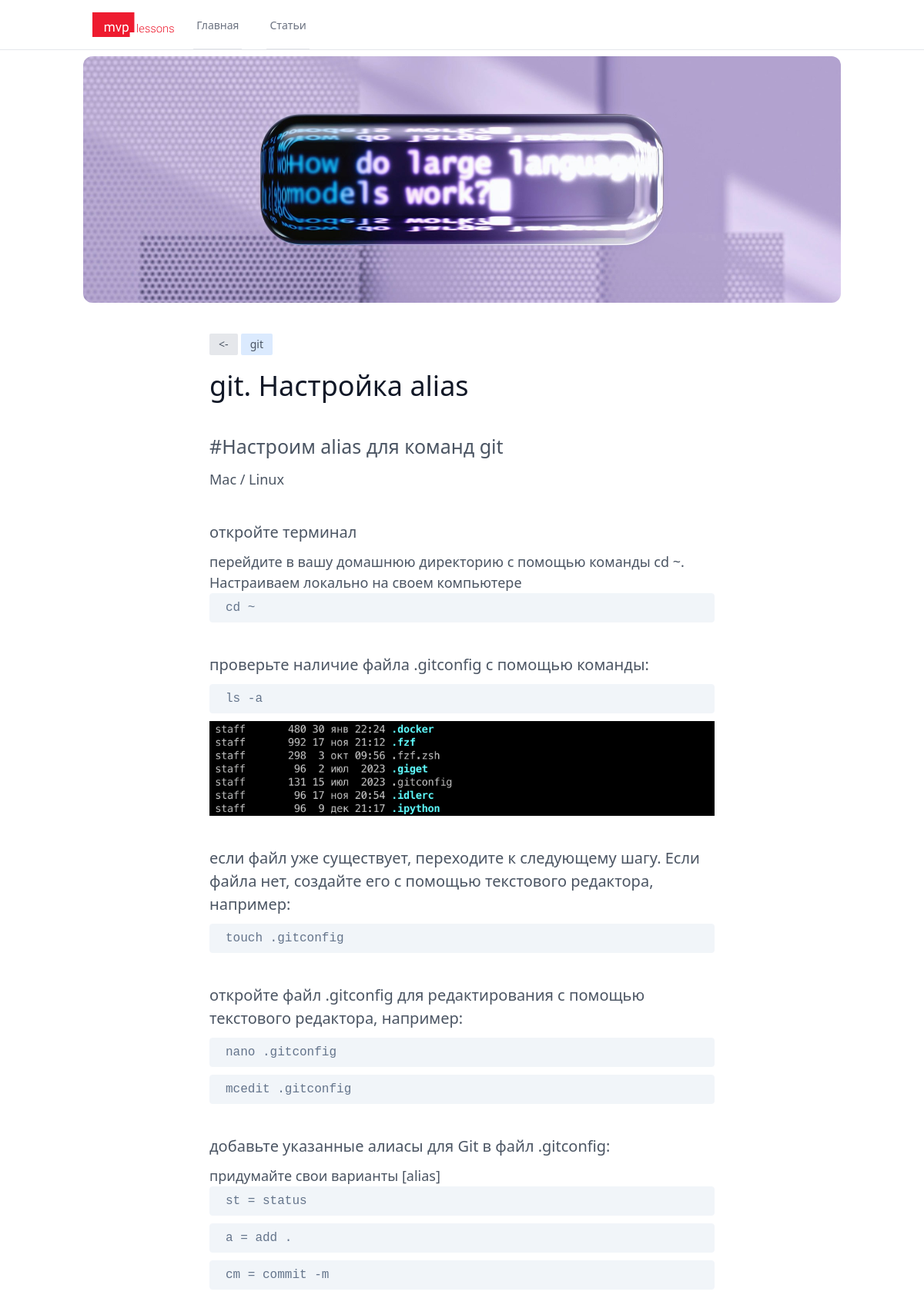
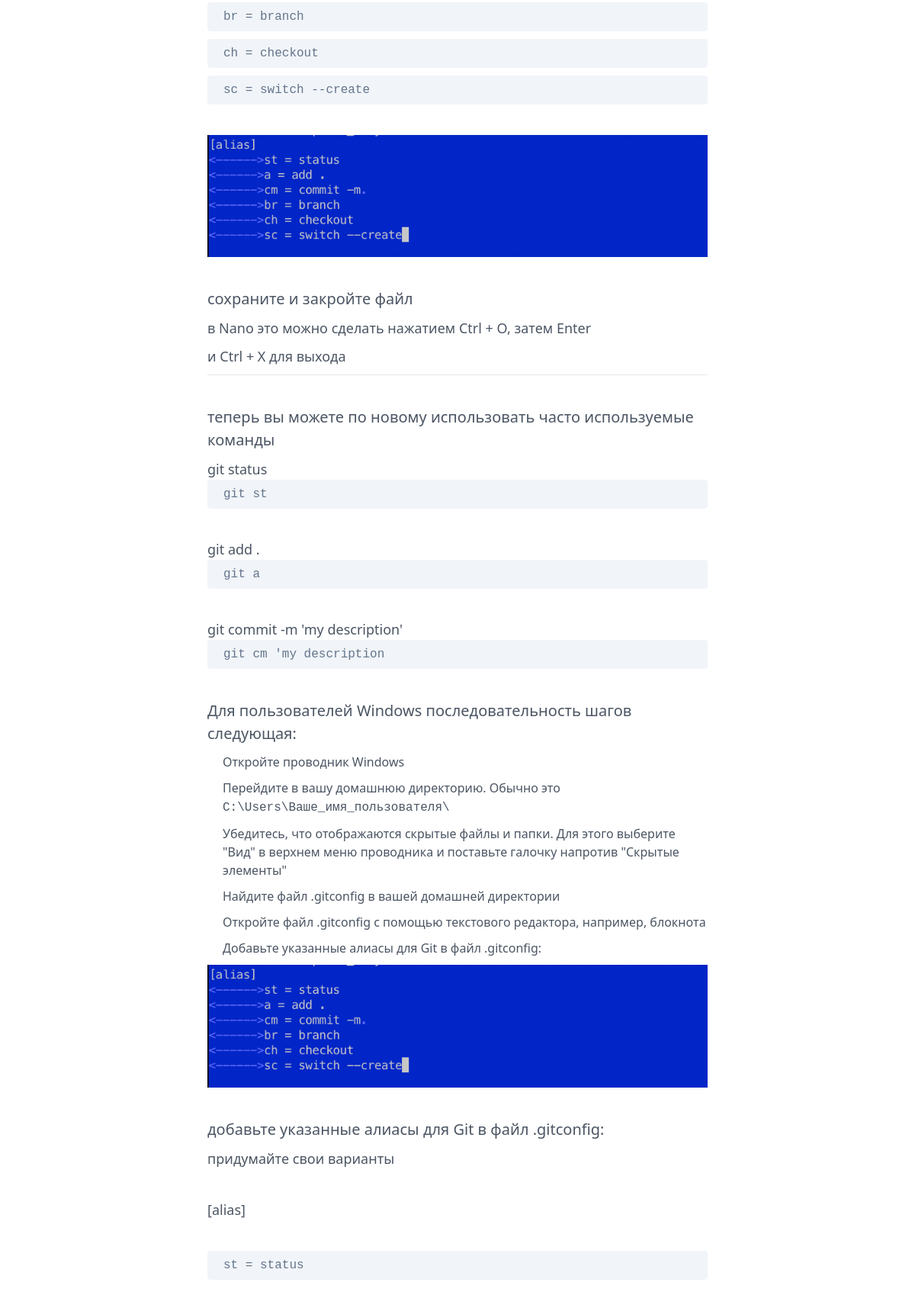
Page /articles/git-astrojka-alias (upper part) on the committed database (2 pictures, top to bottom).
### mvpcode/models.py (models this page shows, shortened)
class Article(models.Model):
    rubric = models.CharField(max_length=255, verbose_name='Рубрика')
    title = models.CharField(max_length=255, verbose_name='Заголовок')
    slug = models.SlugField(max_length=255, unique=True, db_index=True, verbose_name='slug')
    cover_photo = models.ImageField(upload_to='photos/articles/')
    article_head_photo = models.ImageField(upload_to='photos/articles/')
    short = models.TextField(blank=True, verbose_name='Короткое описание')
    text = models.TextField(blank=True, verbose_name='Текст')
    sort = models.CharField(max_length=4, blank=True, verbose_name='Сортировка')
    time_create = models.DateTimeField(auto_now_add=True, verbose_name='Создание')
    time_update = models.DateTimeField(auto_now=True, verbose_name='Обновлено')
    is_published = models.BooleanField(default=True, verbose_name='Опубликован')
    catarticle = models.ForeignKey('Categoryarticle', on_delete=models.PROTECT)
    class Meta:
        verbose_name = 'Статья'
        verbose_name_plural = 'Статьи'
        ordering = ['time_create', 'title']

### mvpcode/views.py (the view)
# urls.py: path('articles/<slug:slug>', ArticlesDetail.as_view(), name='articledetail'),
class ArticlesDetail(DetailView):
    model = Article
    template_name = 'mvpcode/articledetail.html'
    slug_url_kwarg = 'slug'
    context_object_name = 'article'
    def get_context_data(self, **kwargs):
        context = super().get_context_data(**kwargs)
        article = context['article']
        html_text = mark_safe(markdown(article.text))
        context['html_text'] = html_text
        return context

### mvpcode/templatetags/mvpcode_extras.py (called while the page is built)
@register.filter()
def convert_markdown(value):
    return markdown.markdown(value)

### mvpcode/templates/mvpcode/articledetail.html (shortened to what this page needs)
{% extends 'mvpcode/layout.html' %}
{% load mvpcode_extras %}
{% load static %}
{% block content %}
<section class="text-gray-600 body-font mb-20">
  <div class="container mx-auto flex px-5  items-center justify-center flex-col">
    <img class="w-full h-80 mb-10 object-cover object-center rounded-xl" alt="hero"
         src="{{ article.article_head_photo.url }}">
    <div class="text-left lg:w-2/3 w-full">
      <a href="{% url 'articles' %}" class="text-sm inline-block bg-gray-200 hover:bg-gray-100 py-1 px-3 rounded-sm mb-5"><-</a>
      <div class="text-sm inline-block bg-blue-100 py-1 px-3 rounded-sm mb-5">
        {{ article.rubric }}
      </div>
      <h1 class="title-font sm:text-4xl text-3xl mb-10 font-medium text-gray-900">
        {{ article.title }}
      </h1>
        <div class=" mkdocsWrap">
          {{ article.text|convert_markdown|safe }}
        </div>
    </div>
  </div>
</section>
{% endblock %}

### mvpcode/static/mvpcode/css/main.css (style rules this page uses)
.mkdocsWrap { margin-bottom: 40px; }
.mkdocsWrap hr { margin-top: 10px; margin-bottom: 40px; }
.mkdocsWrap h2 { font-size: 25px; margin-bottom: 10px; }
.mkdocsWrap h3 { font-size: 20px; font-weight: 500; margin-bottom: 10px; }
.mkdocsWrap h4 { font-size: 18px; font-weight: 400; margin-bottom: 10px; }
.mkdocsWrap ul { margin-left: 20px; }
.mkdocsWrap ul li { font-size: 16px; font-weight: 400; margin-bottom: 10px; }
.mkdocsWrap p { position: relative; margin-bottom: 40px; font-size: 18px; font-weight: 300; }
.mkdocsWrap p code { font-size: 16px; font-weight: 500; display: block; background-color: #f1f5f9; border: 1px solid #f1f5f9; color: #64748b; padding: 6px 20px; border-radius: 4px; margin-bottom: 10px; transition: ease 0.4s; }

### rows in the picture
Article: article_head_photo (picture), rubric "git", title "git. Настройка alias", text|convert_markdown "#Настроим alias для команд git Mac / Linux откройте терминал перейдите в вашу домашнюю директорию с помощью команды cd ~. Настраиваем локально на своем компьютере cd ~ проверьте наличие файла .gitconfig с помощью команды: ls -a если файл уже существует, переходите к следующему шагу. Если файла нет, создайте его с помощью текстового редактора, например: touch .gitconfig откройте файл .gitconfig для редактирования с помощью текстового редактора, например: nano .gitconfig mcedit .gitconfig добавьте указанные алиасы для Git в файл .gitconfig: придумайте свои варианты [alias] st = status a = add . cm = commit -m br = branch ch = checkout sc = switch --create сохраните и закройте файл в Nano это…", text|convert_markdown (picture)
